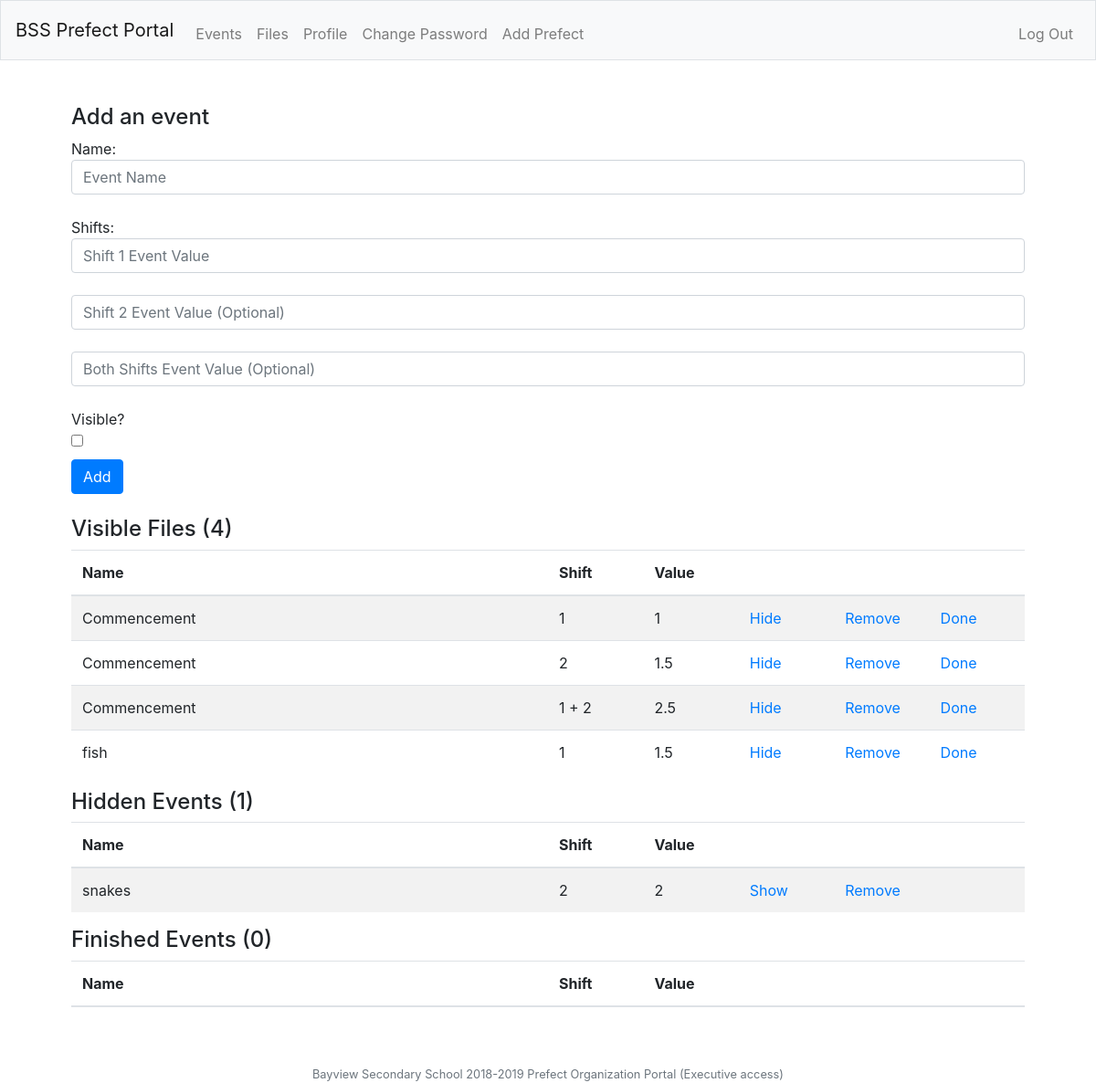
The app's page /eventse (signed in) with its own data.
### tables this page shows
CREATE TABLE events (eventName TEXT NOT NULL, eventCode INTEGER NOT NULL, shift INTEGER NOT NULL, value NUMERIC NOT NULL, visible TEXT NOT NULL DEFAULT "no", done TEXT NOT NULL DEFAULT "no");

### app.py (the view, shortened to what this page needs)
@app.route('/eventse', methods = ['GET', 'POST'])
@login_required
def eventse():
    if request.method == 'GET':
        db.execute('SELECT * FROM events')
        eventData = db.fetchall()
        visible = [{
            'eventName': event[0],
            'eventCode': event[1],
            'shift': event[2],
            'value': event[3],
            } for event in eventData if event[4] == 'yes' and event[5] != 'yes']
        invisible = [{
            'eventName': event[0],
            'eventCode': event[1],
            'shift': event[2],
            'value': event[3],
            } for event in eventData if event[4] == 'no' and event[5] != 'yes']
        finished = [{
            'eventName': event[0],
            'eventCode': event[1],
            'shift': event[2],
            'value': event[3],
            } for event in eventData if event[5] == 'yes']
        totalVisible = len(visible)
        totalInvisible = len(invisible)
        totalFinished = len(finished)
        return render_template('eventse.html', visibleEvents = visible, invisibleEvents = invisible, finishedEvents = finished, totalvis = totalVisible, totalinvis = totalInvisible, totalfinished = totalFinished)

### app.py (called while the page is built)
@app.after_request
def after_request(response):
    response.headers['Cache-Control'] = "no-cache, no-store, must-revalidate"
    response.headers['Expires'] = 0
    response.headers['Pragma'] = 'no-cache'
    return response

### functions.py (called while the page is built)
def login_required(f):
    @wraps(f)
    def decorated_function(*args, **kwargs):
        if session.get('user_id') is None:
            return redirect('/login')
        return f(*args, **kwargs)
    return decorated_function

### templates/eventse.html (shortened to what this page needs)
{% extends "layoute.html" %}
{% block main %}
    <h4>Add an event</h4>
    <form action="/eventse" method="POST">
        Name: <input autocomplete="off" autofocus class="form-control" type="text" name="name" placeholder="Event Name" ><br>
        Shifts:
        <br>
        <input autocomplete="off" class="form-control" type="text" name="shift1" placeholder="Shift 1 Event Value" ><br>
        <input autocomplete="off" class="form-control" type="text" name="shift2" placeholder="Shift 2 Event Value (Optional)" ><br>
        <input autocomplete="off" class="form-control" type="text" name="shift3" placeholder="Both Shifts Event Value (Optional)" ><br>
        Visible?
        <div class="checked">
            <label><input type="checkbox" name="visible" value="yes"></label>
        </div>
        <button class="btn btn-primary" type="submit">Add</button>
    </form>
    <br>
    <h4>Visible Files ({{ totalvis }})</h4>
    <table class="table table-striped text-left">
        <thead>
            <tr>
                <th class="eventname">Name</th>
                <th class="eventshift">Shift</th>
                <th class="eventvalue">Value</th>
                <th></th>
                <th></th>
                <th></th>
            </tr>
        </thead>
        <tbody>
            {% for event in visibleEvents %}
                <tr>
                    <td class="eventname">{{ event.eventName }}</td>
                    <td class="eventshift">{% if event.shift == 3 %}
                        1 + 2
                    {% else %}
                        {{ event.shift }}
                    {% endif %}</td>
                    <td class="eventvalue">{{ event.value }}</td>
                    <td class="eventhide"><a href="/eventhide/{{ event.eventCode }}">Hide</a></td>
                    <td class="eventremove"><a href="/eventremove/{{ event.eventCode }}">Remove</a></td>
                    <td class="eventdone"><a href="/eventdone/{{ event.eventCode }}">Done</a></td>
                </tr>
            {% endfor %}
        </tbody>
    </table>
    <h4>Hidden Events ({{ totalinvis }})</h4>
    <table class="table table-striped text-left">
        <thead>
            <tr>
                <th class="eventname">Name</th>
                <th class="eventshift">Shift</th>
                <th class="eventvalue">Value</th>
                <th></th>
                <th></th>
                <th></th>
            </tr>
        </thead>
        <tbody>
            {% for event in invisibleEvents %}
                <tr>
                    <td class="eventname">{{ event.eventName }}</td>
                    <td class="eventshift">{% if event.shift == 3 %}
                        1 + 2
                    {% else %}
                        {{ event.shift }}
                    {% endif %}</td>
                    <td class="eventvalue">{{ event.value }}</td>
                    <td class="eventshow"><a href="/eventshow/{{ event.eventCode }}">Show</a></td>
                    <td class="eventremove"><a href="/eventremove/{{ event.eventCode }}">Remove</a></td>
                    <td class="eventdone"></td>
                </tr>
            {% endfor %}
        </tbody>
    </table>
    <h4>Finished Events ({{ totalfinished }})</h4>
    <table class="table table-striped text-left">
        <thead>
            <tr>
                <th class="eventname">Name</th>
                <th class="eventshift">Shift</th>
                <th class="eventvalue">Value</th>
                <th></th>
                <th></th>
                <th></th>
            </tr>
        </thead>
    </table>
{% endblock %}

### static/styles.css (style rules this page uses)
.eventname { width: 50%; }
.eventshift, .eventvalue, .eventhide, .eventremove, .eventdone, .eventshow { width: 10%; }

### records on screen
events: eventName "Commencement", shift "1", value "1"
events: eventName "Commencement", shift "2", value "1.5"
events: eventName "Commencement", shift "1 + 2", value "2.5"
events: eventName "fish", shift "1", value "1.5"
events: eventName "snakes", shift "2", value "2"

### other values on screen
{{ totalvis }} "4"
{{ totalinvis }} "1"
{{ totalfinished }} "0"
